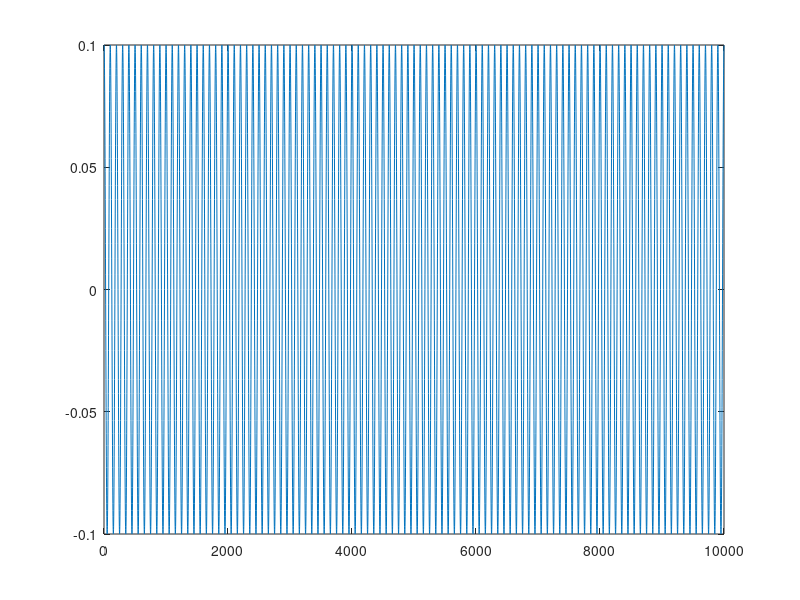
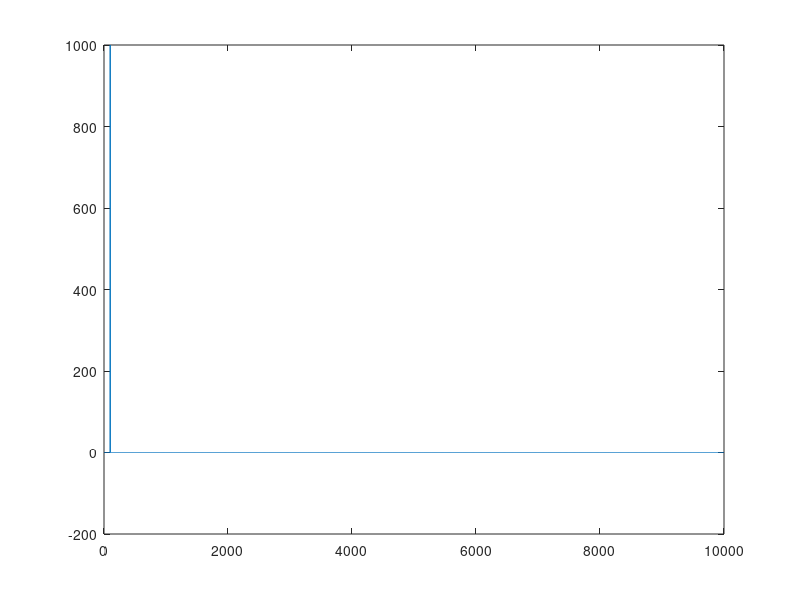

Recreate these plots in MATLAB, in order.
close all
clear all

freqspec = zeros(1,10000);
freqspec(101)=1000;

x = ifft(freqspec);
plot(real(x));
figure;

timelength = 0.1;
timescale = linspace(0,timelength,length(freqspec));
delta_t = timescale(10)-timescale(9);
y = fft(x);
plot(1/delta_t*timescale',real(y'));